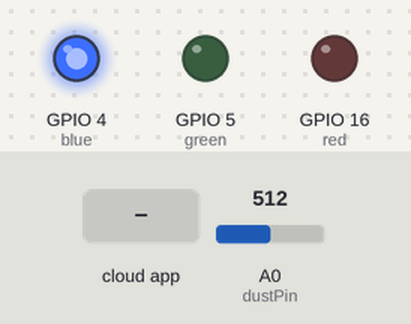
This sketch was run on a simulated ESP8266 (NodeMCU). Parts: output pins drawn as LEDs (lit = HIGH). The test bench sets the inputs (shaded band); at power-on: A0 (dustPin) = 512. WiFi joins after 1.5 s; servers stay silent unless stated; the Firebase database answers and starts empty; what the sketch prints to the serial monitor is not drawn.

Above: at 2.7 s.
2.8 s: the phone or cloud app sets door_status to close
At 6.3 s:
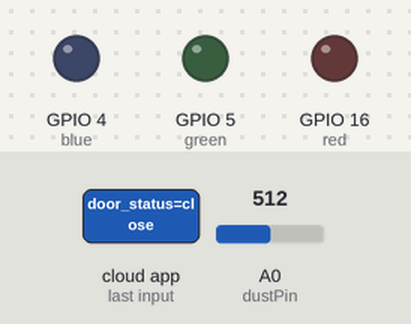
At 9.1 s:
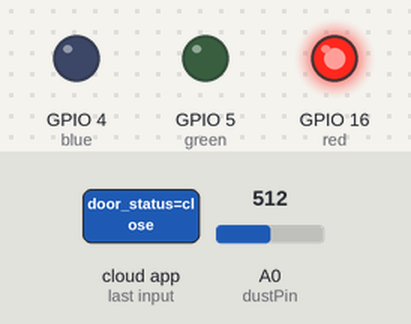
Timing chart, 0 to 10.6 s (numbered marks = the images above; inputs shaded):
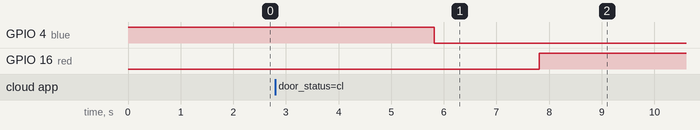

The sketch:

dustmeasure.ino
```cpp
#include <ArduinoJson.h>
#include <ESP8266WiFi.h>
#include <FirebaseArduino.h>

// Set these to run example.
#define FIREBASE_HOST "dustviewer2.firebaseio.com"
#define FIREBASE_AUTH "5Dozz94pGJuX96qRcCgXuL15ONA7g4Kc9q1tTyHr"
#define WIFI_SSID "Iam"
#define WIFI_PASSWORD "12345678"

int dustPin =A0;
float dustVal=0;
float dustDensity=0;
float dustDensityug=0;
float voMeasured =0;
float calcVoltage =0;

int ledPower =12;
int delayTime =280;
int delayTime2 =40;
float offTime =9680;

int red =16;
int green =5;
int blue =4;

void setup() {
  Serial.begin(9600);
  pinMode(red, OUTPUT);
  pinMode(green, OUTPUT);
  pinMode(blue, OUTPUT);

  digitalWrite(blue,255);

  // connect to wifi.
  WiFi.begin(WIFI_SSID, WIFI_PASSWORD);
  Serial.print("connecting");
  while (WiFi.status() != WL_CONNECTED) {
    Serial.print(".");
    delay(500);
  }
  Serial.println();
  Serial.print("connected: ");
  Serial.println(WiFi.localIP());

  Firebase.begin(FIREBASE_HOST, FIREBASE_AUTH);
}

int n = 0;

void loop() {

  //digitalWrite(ledPower,LOW);
  delayMicroseconds(delayTime);

  dustVal=analogRead(dustPin);
  calcVoltage = dustVal *(5.0/1024);

  delayMicroseconds(delayTime2);

//  digitalWrite(ledPower,HIGH);
  delayMicroseconds(offTime);

  delay(3000);

  dustDensityug= (0.17 * calcVoltage -0.1)*1000;
  //-----------------------------------------------------------------
  // set value
  Firebase.setFloat("dust_in", dustDensityug);
  // Firebase.database.ref('test/').setFloat({"ug/m3": dustDensityug});
  // handle error
  if (Firebase.failed()) {
      Serial.print("setting /number failed:");
      Serial.println(Firebase.error());
      return;
  }
  delay(1000);

  String s= Firebase.getString("door_status");
  Serial.println(s);
  if(s == "close") {
    digitalWrite(blue,0);
    digitalWrite(green,0);
    delay(2000);
    digitalWrite(red,255);
  }
  else{
    digitalWrite(blue,0);
    digitalWrite(red,0);
    delay(2000);
    digitalWrite(green,255);
  }
}
```

Measured:
- after the input at 2.8 s, GPIO 5 (green): stays LOW (without the input it goes to HIGH after 5.0 s); GPIO 16 (red): LOW → HIGH after 5.0 s
